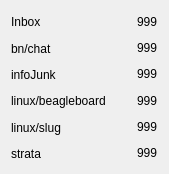
<?xml version="1.0" encoding="UTF-8"?>
<ui version="4.0">
 <class>MailFilterStatus</class>
 <widget class="QWidget" name="MailFilterStatus">
  <property name="geometry">
   <rect>
    <x>0</x>
    <y>0</y>
    <width>169</width>
    <height>174</height>
   </rect>
  </property>
  <property name="minimumSize">
   <size>
    <width>169</width>
    <height>174</height>
   </size>
  </property>
  <property name="maximumSize">
   <size>
    <width>169</width>
    <height>174</height>
   </size>
  </property>
  <property name="windowTitle">
   <string>MailFilterStatus</string>
  </property>
  <layout class="QGridLayout" name="gridLayout">
   <item row="0" column="0">
    <widget class="QLabel" name="Inbox">
     <property name="minimumSize">
      <size>
       <width>121</width>
       <height>21</height>
      </size>
     </property>
     <property name="maximumSize">
      <size>
       <width>121</width>
       <height>21</height>
      </size>
     </property>
     <property name="text">
      <string>Inbox</string>
     </property>
    </widget>
   </item>
   <item row="0" column="1">
    <widget class="QLabel" name="label_8">
     <property name="text">
      <string>999</string>
     </property>
    </widget>
   </item>
   <item row="1" column="0">
    <widget class="QLabel" name="bnChat">
     <property name="minimumSize">
      <size>
       <width>121</width>
       <height>21</height>
      </size>
     </property>
     <property name="maximumSize">
      <size>
       <width>121</width>
       <height>21</height>
      </size>
     </property>
     <property name="text">
      <string>bn/chat</string>
     </property>
    </widget>
   </item>
   <item row="2" column="0">
    <widget class="QLabel" name="infoJunk">
     <property name="minimumSize">
      <size>
       <width>121</width>
       <height>21</height>
      </size>
     </property>
     <property name="maximumSize">
      <size>
       <width>121</width>
       <height>21</height>
      </size>
     </property>
     <property name="text">
      <string>infoJunk</string>
     </property>
    </widget>
   </item>
   <item row="2" column="1">
    <widget class="QLabel" name="label_9">
     <property name="text">
      <string>999</string>
     </property>
    </widget>
   </item>
   <item row="3" column="0">
    <widget class="QLabel" name="linuxBeagleBoard">
     <property name="minimumSize">
      <size>
       <width>121</width>
       <height>21</height>
      </size>
     </property>
     <property name="maximumSize">
      <size>
       <width>121</width>
       <height>21</height>
      </size>
     </property>
     <property name="text">
      <string>linux/beagleboard</string>
     </property>
    </widget>
   </item>
   <item row="3" column="1">
    <widget class="QLabel" name="label_3">
     <property name="text">
      <string>999</string>
     </property>
    </widget>
   </item>
   <item row="4" column="0">
    <widget class="QLabel" name="linuxSlug">
     <property name="minimumSize">
      <size>
       <width>121</width>
       <height>21</height>
      </size>
     </property>
     <property name="maximumSize">
      <size>
       <width>121</width>
       <height>21</height>
      </size>
     </property>
     <property name="text">
      <string>linux/slug</string>
     </property>
    </widget>
   </item>
   <item row="4" column="1">
    <widget class="QLabel" name="label_4">
     <property name="text">
      <string>999</string>
     </property>
    </widget>
   </item>
   <item row="5" column="0">
    <widget class="QLabel" name="strata">
     <property name="minimumSize">
      <size>
       <width>121</width>
       <height>21</height>
      </size>
     </property>
     <property name="maximumSize">
      <size>
       <width>121</width>
       <height>21</height>
      </size>
     </property>
     <property name="text">
      <string>strata</string>
     </property>
    </widget>
   </item>
   <item row="5" column="1">
    <widget class="QLabel" name="label_11">
     <property name="text">
      <string>999</string>
     </property>
    </widget>
   </item>
   <item row="1" column="1">
    <widget class="QLabel" name="label">
     <property name="text">
      <string>999</string>
     </property>
    </widget>
   </item>
  </layout>
 </widget>
 <layoutdefault spacing="6" margin="11"/>
 <resources/>
 <connections/>
</ui>
